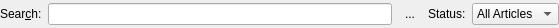
<ui version="4.0" >
 <class>Form</class>
 <widget class="QWidget" name="Form" >
  <property name="geometry" >
   <rect>
    <x>0</x>
    <y>0</y>
    <width>559</width>
    <height>28</height>
   </rect>
  </property>
  <property name="windowTitle" >
   <string>Form</string>
  </property>
  <layout class="QHBoxLayout" name="horizontalLayout" >
   <property name="margin" >
    <number>0</number>
   </property>
   <item>
    <widget class="QLabel" name="label" >
     <property name="text" >
      <string>Sear&amp;ch:</string>
     </property>
     <property name="buddy" >
      <cstring>filter</cstring>
     </property>
    </widget>
   </item>
   <item>
    <widget class="QLineEdit" name="filter" >
     <property name="focusPolicy" >
      <enum>Qt::ClickFocus</enum>
     </property>
    </widget>
   </item>
   <item>
    <widget class="QToolButton" name="clear" >
     <property name="text" >
      <string>...</string>
     </property>
     <property name="icon" >
      <iconset resource="../images/icons.qrc" >
       <normaloff>:/editclear.svg</normaloff>:/editclear.svg</iconset>
     </property>
     <property name="autoRaise" >
      <bool>true</bool>
     </property>
    </widget>
   </item>
   <item>
    <widget class="QLabel" name="label_2" >
     <property name="text" >
      <string>Status:</string>
     </property>
     <property name="buddy" >
      <cstring>statusCombo</cstring>
     </property>
    </widget>
   </item>
   <item>
    <widget class="QComboBox" name="statusCombo" >
     <property name="focusPolicy" >
      <enum>Qt::NoFocus</enum>
     </property>
     <item>
      <property name="text" >
       <string>All Articles</string>
      </property>
     </item>
     <item>
      <property name="text" >
       <string>Unread</string>
      </property>
     </item>
     <item>
      <property name="text" >
       <string>Important</string>
      </property>
     </item>
    </widget>
   </item>
  </layout>
 </widget>
 <resources>
  <include location="../images/icons.qrc" />
 </resources>
 <connections/>
</ui>
